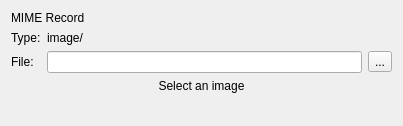
<?xml version="1.0" encoding="UTF-8"?>
<ui version="4.0">
 <class>MimeImageRecordEditor</class>
 <widget class="QWidget" name="MimeImageRecordEditor">
  <property name="geometry">
   <rect>
    <x>0</x>
    <y>0</y>
    <width>403</width>
    <height>126</height>
   </rect>
  </property>
  <property name="windowTitle">
   <string>Form</string>
  </property>
  <layout class="QFormLayout" name="formLayout">
   <item row="0" column="0" colspan="2">
    <widget class="QLabel" name="label_4">
     <property name="text">
      <string>MIME Record &lt;image/*&gt;</string>
     </property>
    </widget>
   </item>
   <item row="1" column="0">
    <widget class="QLabel" name="label_11">
     <property name="text">
      <string>Type:</string>
     </property>
    </widget>
   </item>
   <item row="1" column="1">
    <widget class="QLabel" name="mimeImageType">
     <property name="sizePolicy">
      <sizepolicy hsizetype="MinimumExpanding" vsizetype="Preferred">
       <horstretch>0</horstretch>
       <verstretch>0</verstretch>
      </sizepolicy>
     </property>
     <property name="text">
      <string>image/</string>
     </property>
    </widget>
   </item>
   <item row="2" column="0">
    <widget class="QLabel" name="label_12">
     <property name="text">
      <string>File:</string>
     </property>
    </widget>
   </item>
   <item row="2" column="1">
    <layout class="QHBoxLayout" name="horizontalLayout">
     <item>
      <widget class="QLineEdit" name="mimeImageFile">
       <property name="sizePolicy">
        <sizepolicy hsizetype="MinimumExpanding" vsizetype="Fixed">
         <horstretch>0</horstretch>
         <verstretch>0</verstretch>
        </sizepolicy>
       </property>
      </widget>
     </item>
     <item>
      <widget class="QToolButton" name="mimeImageOpen">
       <property name="text">
        <string>...</string>
       </property>
      </widget>
     </item>
    </layout>
   </item>
   <item row="3" column="0" colspan="2">
    <widget class="QLabel" name="mimeImageImage">
     <property name="text">
      <string>Select an image</string>
     </property>
     <property name="alignment">
      <set>Qt::AlignCenter</set>
     </property>
    </widget>
   </item>
  </layout>
 </widget>
 <resources/>
 <connections/>
</ui>
